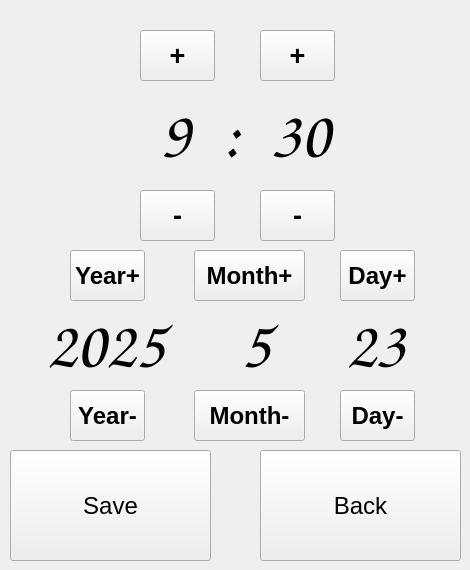
   <widget class="QWidget" name="datetime_page">
    <widget class="QPushButton" name="datetime_back_btn">
     <property name="geometry">
      <rect>
       <x>260</x>
       <y>450</y>
       <width>201</width>
       <height>111</height>
      </rect>
     </property>
     <property name="font">
      <font>
       <family>Segoe UI</family>
       <pointsize>18</pointsize>
       <bold>false</bold>
      </font>
     </property>
     <property name="text">
      <string>Back</string>
     </property>
    </widget>
    <widget class="QLabel" name="systemhours_label">
     <property name="geometry">
      <rect>
       <x>130</x>
       <y>80</y>
       <width>91</width>
       <height>111</height>
      </rect>
     </property>
     <property name="font">
      <font>
       <family>Comic Sans MS</family>
       <pointsize>50</pointsize>
       <bold>true</bold>
      </font>
     </property>
     <property name="text">
      <string>9</string>
     </property>
     <property name="alignment">
      <set>Qt::AlignmentFlag::AlignCenter</set>
     </property>
    </widget>
    <widget class="QLabel" name="timesep_label_2">
     <property name="geometry">
      <rect>
       <x>220</x>
       <y>80</y>
       <width>21</width>
       <height>111</height>
      </rect>
     </property>
     <property name="font">
      <font>
       <family>Comic Sans MS</family>
       <pointsize>50</pointsize>
       <bold>true</bold>
      </font>
     </property>
     <property name="text">
      <string>:</string>
     </property>
     <property name="alignment">
      <set>Qt::AlignmentFlag::AlignCenter</set>
     </property>
    </widget>
    <widget class="QLabel" name="systemminutes_label">
     <property name="geometry">
      <rect>
       <x>240</x>
       <y>80</y>
       <width>121</width>
       <height>111</height>
      </rect>
     </property>
     <property name="font">
      <font>
       <family>Comic Sans MS</family>
       <pointsize>50</pointsize>
       <bold>true</bold>
      </font>
     </property>
     <property name="text">
      <string>30</string>
     </property>
     <property name="alignment">
      <set>Qt::AlignmentFlag::AlignCenter</set>
     </property>
    </widget>
    <widget class="QPushButton" name="systemhoursplus_btn">
     <property name="geometry">
      <rect>
       <x>140</x>
       <y>30</y>
       <width>75</width>
       <height>51</height>
      </rect>
     </property>
     <property name="font">
      <font>
       <family>Segoe UI</family>
       <pointsize>20</pointsize>
       <bold>true</bold>
      </font>
     </property>
     <property name="text">
      <string>+</string>
     </property>
    </widget>
    <widget class="QPushButton" name="systemhoursminus_btn">
     <property name="geometry">
      <rect>
       <x>140</x>
       <y>190</y>
       <width>75</width>
       <height>51</height>
      </rect>
     </property>
     <property name="font">
      <font>
       <family>Segoe UI</family>
       <pointsize>20</pointsize>
       <bold>true</bold>
      </font>
     </property>
     <property name="text">
      <string>-</string>
     </property>
    </widget>
    <widget class="QPushButton" name="systemminutesminus_btn">
     <property name="geometry">
      <rect>
       <x>260</x>
       <y>190</y>
       <width>75</width>
       <height>51</height>
      </rect>
     </property>
     <property name="font">
      <font>
       <family>Segoe UI</family>
       <pointsize>20</pointsize>
       <bold>true</bold>
      </font>
     </property>
     <property name="text">
      <string>-</string>
     </property>
    </widget>
    <widget class="QPushButton" name="systemminutesplus_btn">
     <property name="geometry">
      <rect>
       <x>260</x>
       <y>30</y>
       <width>75</width>
       <height>51</height>
      </rect>
     </property>
     <property name="font">
      <font>
       <family>Segoe UI</family>
       <pointsize>20</pointsize>
       <bold>true</bold>
      </font>
     </property>
     <property name="text">
      <string>+</string>
     </property>
    </widget>
    <widget class="QPushButton" name="systemtiming_save_btn">
     <property name="geometry">
      <rect>
       <x>10</x>
       <y>450</y>
       <width>201</width>
       <height>111</height>
      </rect>
     </property>
     <property name="font">
      <font>
       <family>Segoe UI</family>
       <pointsize>18</pointsize>
       <bold>false</bold>
      </font>
     </property>
     <property name="text">
      <string>Save</string>
     </property>
    </widget>
    <widget class="QLabel" name="systemyear_label">
     <property name="geometry">
      <rect>
       <x>20</x>
       <y>300</y>
       <width>171</width>
       <height>91</height>
      </rect>
     </property>
     <property name="font">
      <font>
       <family>Comic Sans MS</family>
       <pointsize>50</pointsize>
       <bold>true</bold>
      </font>
     </property>
     <property name="text">
      <string>2025</string>
     </property>
     <property name="alignment">
      <set>Qt::AlignmentFlag::AlignCenter</set>
     </property>
    </widget>
    <widget class="QPushButton" name="systemmonthplus_btn">
     <property name="geometry">
      <rect>
       <x>194</x>
       <y>250</y>
       <width>111</width>
       <height>51</height>
      </rect>
     </property>
     <property name="font">
      <font>
       <family>Segoe UI</family>
       <pointsize>18</pointsize>
       <bold>true</bold>
      </font>
     </property>
     <property name="text">
      <string>Month+</string>
     </property>
    </widget>
    <widget class="QPushButton" name="systemmonthminus_btn">
     <property name="geometry">
      <rect>
       <x>194</x>
       <y>390</y>
       <width>111</width>
       <height>51</height>
      </rect>
     </property>
     <property name="font">
      <font>
       <family>Segoe UI</family>
       <pointsize>18</pointsize>
       <bold>true</bold>
      </font>
     </property>
     <property name="text">
      <string>Month-</string>
     </property>
    </widget>
    <widget class="QPushButton" name="systemdayplus_btn">
     <property name="geometry">
      <rect>
       <x>340</x>
       <y>250</y>
       <width>75</width>
       <height>51</height>
      </rect>
     </property>
     <property name="font">
      <font>
       <family>Segoe UI</family>
       <pointsize>18</pointsize>
       <bold>true</bold>
      </font>
     </property>
     <property name="text">
      <string>Day+</string>
     </property>
    </widget>
    <widget class="QPushButton" name="systemdayminus_btn">
     <property name="geometry">
      <rect>
       <x>340</x>
       <y>390</y>
       <width>75</width>
       <height>51</height>
      </rect>
     </property>
     <property name="font">
      <font>
       <family>Segoe UI</family>
       <pointsize>18</pointsize>
       <bold>true</bold>
      </font>
     </property>
     <property name="text">
      <string>Day-</string>
     </property>
    </widget>
    <widget class="QPushButton" name="systemyearminus_btn">
     <property name="geometry">
      <rect>
       <x>70</x>
       <y>390</y>
       <width>75</width>
       <height>51</height>
      </rect>
     </property>
     <property name="font">
      <font>
       <family>Segoe UI</family>
       <pointsize>18</pointsize>
       <bold>true</bold>
      </font>
     </property>
     <property name="text">
      <string>Year-</string>
     </property>
    </widget>
    <widget class="QPushButton" name="systemyearplus_btn">
     <property name="geometry">
      <rect>
       <x>70</x>
       <y>250</y>
       <width>75</width>
       <height>51</height>
      </rect>
     </property>
     <property name="font">
      <font>
       <family>Segoe UI</family>
       <pointsize>18</pointsize>
       <bold>true</bold>
      </font>
     </property>
     <property name="text">
      <string>Year+</string>
     </property>
    </widget>
    <widget class="QLabel" name="systemmonth_label">
     <property name="geometry">
      <rect>
       <x>170</x>
       <y>300</y>
       <width>171</width>
       <height>91</height>
      </rect>
     </property>
     <property name="font">
      <font>
       <family>Comic Sans MS</family>
       <pointsize>50</pointsize>
       <bold>true</bold>
      </font>
     </property>
     <property name="text">
      <string>5</string>
     </property>
     <property name="alignment">
      <set>Qt::AlignmentFlag::AlignCenter</set>
     </property>
    </widget>
    <widget class="QLabel" name="systemday_label">
     <property name="geometry">
      <rect>
       <x>290</x>
       <y>300</y>
       <width>171</width>
       <height>91</height>
      </rect>
     </property>
     <property name="font">
      <font>
       <family>Comic Sans MS</family>
       <pointsize>50</pointsize>
       <bold>true</bold>
      </font>
     </property>
     <property name="text">
      <string>23</string>
     </property>
     <property name="alignment">
      <set>Qt::AlignmentFlag::AlignCenter</set>
     </property>
    </widget>
   </widget>
